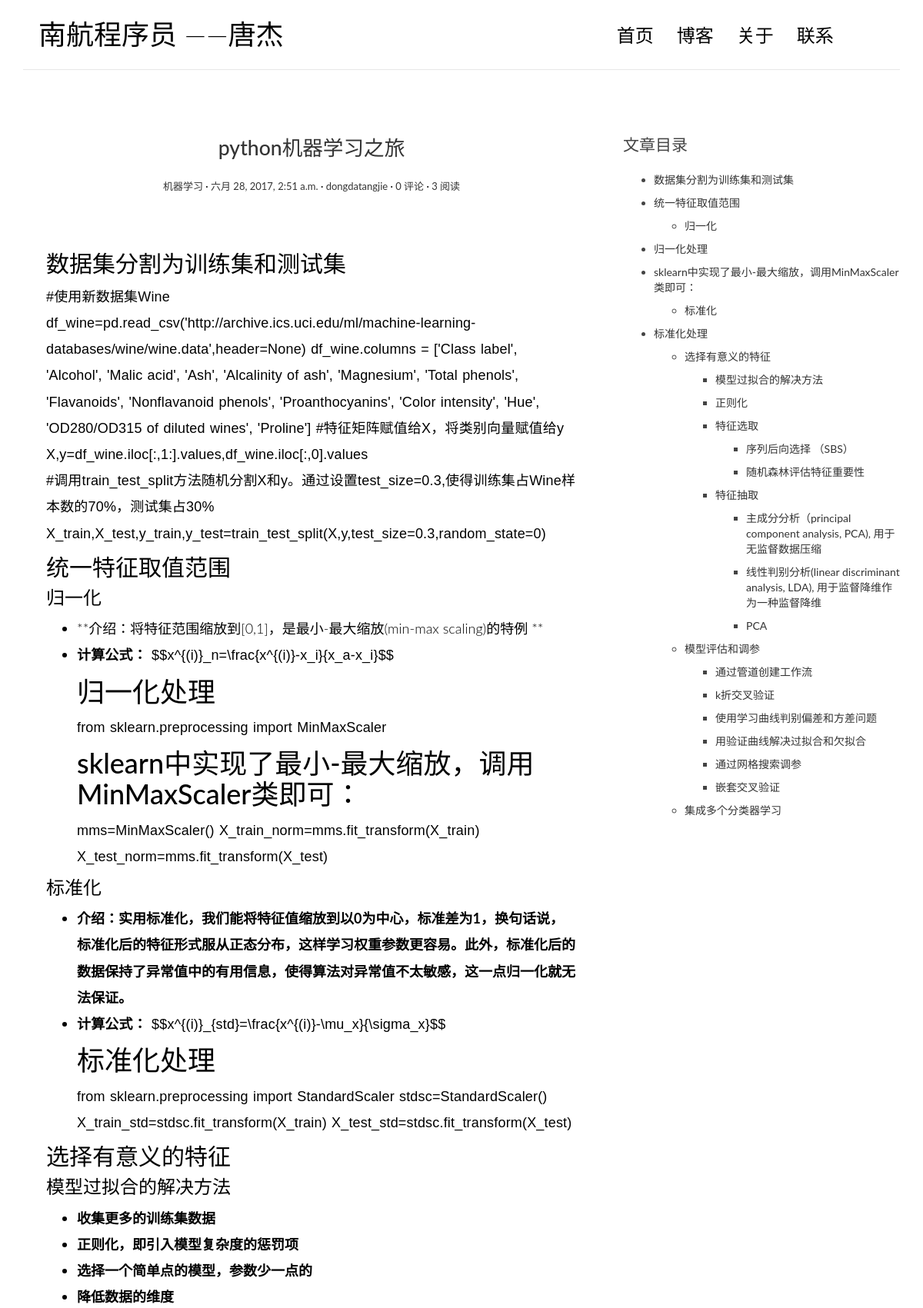
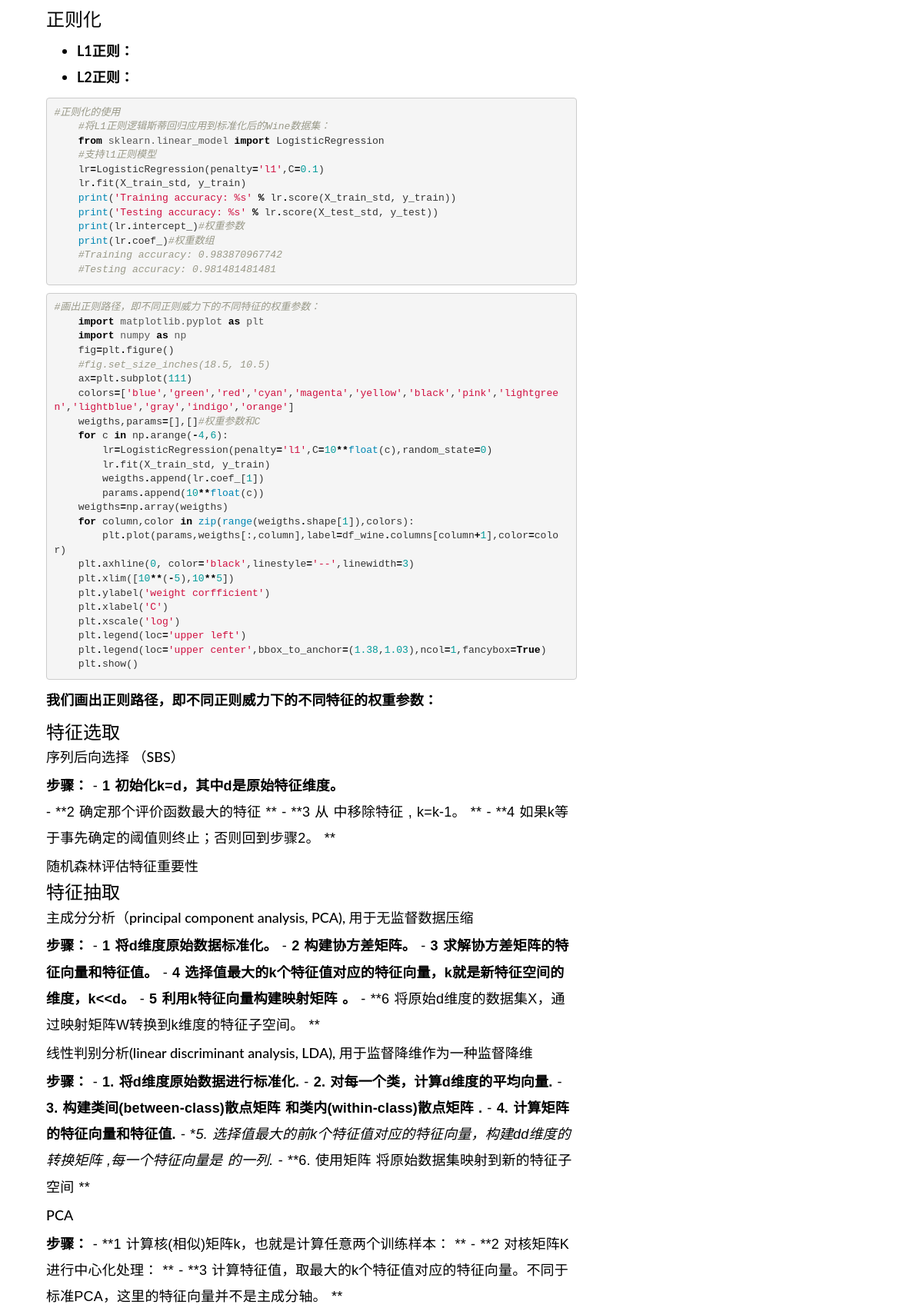
The app's page /post/1/ (upper part) with its own data (2 pictures, top to bottom).
### Hexo/models.py (models this page shows, shortened)
@python_2_unicode_compatible
class Post(models.Model):
    title = models.CharField(max_length=70)
    body = models.TextField()
    created_time = models.DateTimeField()
    modified_time = models.DateTimeField()
    excerpt = models.TextField(max_length=500, blank=True)
    category = models.ForeignKey(Category)
    tags = models.ManyToManyField(Tag, blank=True)
    author = models.ForeignKey(User)
    views = models.PositiveIntegerField(default=0)
    def get_absolute_url(self):
        return reverse('Hexo:detail', kwargs={'pk': self.pk})
    def increase_views(self):
        self.views += 1
        self.save(update_fields=['views'])
    class Meta:
        ordering = ['-created_time']

@python_2_unicode_compatible
class Category(models.Model):
    name = models.CharField(max_length=100)

### Hexo/views.py (the view)
# urls.py: url(r'^post/(?P<pk>[0-9]+)/$', views.PostDetailView.as_view(), name='detail'),
class PostDetailView(DetailView):
    model = Post
    template_name = 'Hexo/detail.html'
    context_object_name = 'post'
    def get(self, request, *args, **kwargs):
        response = super(PostDetailView, self).get(request, *args, **kwargs)
        self.object.increase_views()
        return response
    def get_object(self, queryset=None):
        post = super(PostDetailView, self).get_object(queryset=None)
        md = markdown.Markdown(extensions=[
                                            'markdown.extensions.extra',
                                            'markdown.extensions.codehilite',
                                            'markdown.extensions.toc',
                                            TocExtension(slugify=slugify),
                                        ])
        post.body = md.convert(post.body)
        post.toc = md.toc
        return post
    def get_context_data(self, **kwargs):
        context = super(PostDetailView, self).get_context_data(**kwargs)
        form = CommentForm()
        comment_list = self.object.comment_set.all()
        context.update({
            'form': form,
            'comment_list': comment_list
        })
        return context

### templates/Hexo/detail.html (shortened to what this page needs)
{% extends 'base.html' %}
{% block main%}
    <article class="post post-{{ post.pk}}}">
        <header class="entry-header">
            <h1 class="entry-title">
                <a href="{{ post.get_absolute_url }}">{{ post.title }}</a>
            </h1>
            <div class="entry-meta">
                <span class="post-category"><a href="#">{{ post.category.name }}</a></span>
                <span class="post-date"><a href="#"><time class="entry-date"
                                                          datetime="{{ post.created_time}}">{{ post.created_time}}</time></a></span>
                <span class="post-author"><a href="#">{{ post.author }}</a></span>
                <span class="comments-link"><a href="#">{{ post.comment_set.count }} 评论</a></span>
                <span class="views-count"><a href="#">{{ post.views }} 阅读</a></span>
            </div>
        </header>
        <div class="entry-content clearfix">
            {{ post.body|safe}}
        </div>
    </article>
{% endblock main %}
{% block toc %}
    <div class="widget widget-content">
        <h3 class="widget-title">文章目录</h3>
        {{ post.toc|safe }}
    </div>
{% endblock toc %}

### Hexo/static/Hexo/css/custom.css (style rules this page uses)
* { outline: none; }
h1, h2, h3, h4, h5, h6 { margin-top: 0; }
a { color: #333; }
body { color: #444; font-family: 'Lato', sans-serif; }
p { font-family: 'Ubuntu', sans-serif; font-weight: 400; word-spacing: 1px; letter-spacing: 0.01em; }
.post { background: #fff; padding: 30px 30px 0; }
.entry-title { text-align: center; font-size: 1.9em; margin-bottom: 20px; line-height: 1.6; padding: 10px 20px 0; }
.entry-meta { text-align: center; color: #DDDDDD; font-size: 13px; margin-bottom: 30px; }
.entry-content { font-size: 18px; line-height: 1.9; font-weight: 300; color: #000; }
.post-category::after, .post-date::after, .post-author::after, .comments-link::after { content: ' ·'; color: #000; }
.widget { background: #fff; padding: 30px 0 0; }
.widget-title { font-size: 1.5em; margin-bottom: 20px; line-height: 1.6; padding: 10px 0 0; font-weight: 400; }
.widget-content ul ul { margin-top: 10px; }
.widget-content ul li { margin-bottom: 10px; }

### Hexo/static/Hexo/css/highlights/github.css (style rules this page uses)
.codehilite .k { color: #000000; font-weight: bold }
.codehilite .o { color: #000000; font-weight: bold }
.codehilite .c1 { color: #999988; font-style: italic }
.codehilite .kc { color: #000000; font-weight: bold }
.codehilite .kn { color: #000000; font-weight: bold }
.codehilite .nb { color: #0086B3 }
.codehilite .nn { color: #555555 }
.codehilite .ow { color: #000000; font-weight: bold }
.codehilite .w { color: #bbbbbb }
.codehilite .mf { color: #009999 }
.codehilite .mi { color: #009999 }
.codehilite .si { color: #d01040 }
.codehilite .s1 { color: #d01040 }

### records on screen
Post: title "python机器学习之旅", category.name "机器学习", created_time "六月 28, 2017, 2:51 a.m.", author "dongdatangjie", comment_set.count "0", views "3", body "数据集分割为训练集和测试集 #使用新数据集Wine df_wine=pd.read_csv('http://archive.ics.uci.edu/ml/machine-learning-databases/wine/wine.data',header=None) df_wine.columns = ['Class label', 'Alcohol', 'Malic acid', 'Ash', 'Alcalinity of ash', 'Magnesium', 'Total phenols', 'Flavanoids', 'Nonflavanoid phenols', 'Proanthocyanins', 'Color intensity', 'Hue', 'OD280/OD315 of diluted wines', 'Proline'] #特征矩阵赋值给X，将类别向量赋值给y X,y=df_wine.iloc[:,1:].values,df_wine.iloc[:,0].values #调用train_test_split方法随机分割X和y。通过设置test_size=0.3,使得训练集占Wine样本数的70%，测试集占30% X_train,X_test,y_train,y_test=train_test_split(X,y,test_size=0.3,random_state=0) 统一特征取值范围 归一化 **介绍：将特征范围缩放到[0,1]，是最小-最大缩放(min-max scaling)的特例 ** 计算公式：…", toc "数据集分割为训练集和测试集 统一特征取值范围 归一化 归一化处理 sklearn中实现了最小-最大缩放，调用MinMaxScaler类即可： 标准化 标准化处理 选择有意义的特征 模型过拟合的解决方法 正则化 特征选取 序列后向选择 （SBS） 随机森林评估特征重要性 特征抽取 主成分分析（principal component analysis, PCA), 用于无监督数据压缩 线性判别分析(linear discriminant analysis, LDA), 用于监督降维作为一种监督降维 PCA 模型评估和调参 通过管道创建工作流 k折交叉验证 使用学习曲线判别偏差和方差问题 用验证曲线解决过拟合和欠拟合 通过网格搜索调参 嵌套交叉验证 集成多个分类器学习"
